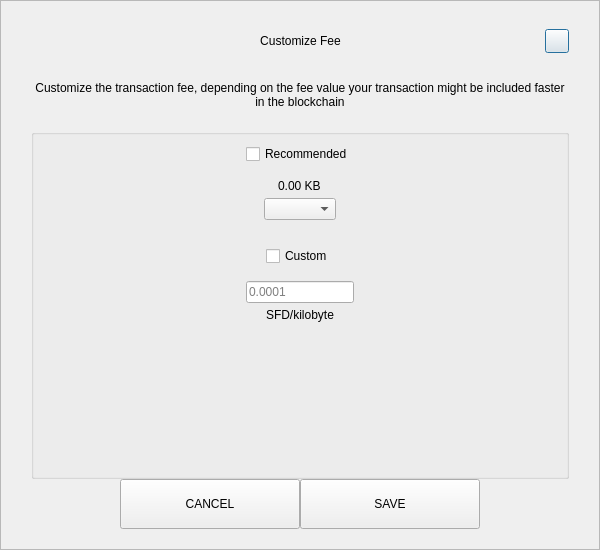
<?xml version="1.0" encoding="UTF-8"?>
<ui version="4.0">
 <class>SendCustomFeeDialog</class>
 <widget class="QDialog" name="SendCustomFeeDialog">
  <property name="geometry">
   <rect>
    <x>0</x>
    <y>0</y>
    <width>600</width>
    <height>550</height>
   </rect>
  </property>
  <property name="windowTitle">
   <string>Form</string>
  </property>
  <layout class="QVBoxLayout" name="verticalLayout_3">
   <property name="spacing">
    <number>0</number>
   </property>
   <property name="leftMargin">
    <number>0</number>
   </property>
   <property name="topMargin">
    <number>0</number>
   </property>
   <property name="rightMargin">
    <number>0</number>
   </property>
   <property name="bottomMargin">
    <number>0</number>
   </property>
   <item>
    <widget class="QFrame" name="frame">
     <property name="styleSheet">
      <string notr="true"/>
     </property>
     <property name="frameShape">
      <enum>QFrame::StyledPanel</enum>
     </property>
     <property name="frameShadow">
      <enum>QFrame::Raised</enum>
     </property>
     <layout class="QVBoxLayout" name="verticalLayout_2">
      <property name="spacing">
       <number>0</number>
      </property>
      <property name="leftMargin">
       <number>30</number>
      </property>
      <property name="topMargin">
       <number>20</number>
      </property>
      <property name="rightMargin">
       <number>30</number>
      </property>
      <property name="bottomMargin">
       <number>20</number>
      </property>
      <item>
       <layout class="QHBoxLayout" name="horizontalLayout_3">
        <property name="spacing">
         <number>0</number>
        </property>
        <item>
         <spacer name="horizontalSpacer_21">
          <property name="orientation">
           <enum>Qt::Horizontal</enum>
          </property>
          <property name="sizeHint" stdset="0">
           <size>
            <width>40</width>
            <height>20</height>
           </size>
          </property>
         </spacer>
        </item>
        <item>
         <widget class="QLabel" name="labelTitle">
          <property name="minimumSize">
           <size>
            <width>0</width>
            <height>40</height>
           </size>
          </property>
          <property name="maximumSize">
           <size>
            <width>16777215</width>
            <height>40</height>
           </size>
          </property>
          <property name="styleSheet">
           <string notr="true">padding-left:24px;</string>
          </property>
          <property name="text">
           <string>Customize Fee</string>
          </property>
          <property name="alignment">
           <set>Qt::AlignCenter</set>
          </property>
          <property name="margin">
           <number>7</number>
          </property>
         </widget>
        </item>
        <item>
         <spacer name="horizontalSpacer">
          <property name="orientation">
           <enum>Qt::Horizontal</enum>
          </property>
          <property name="sizeHint" stdset="0">
           <size>
            <width>40</width>
            <height>20</height>
           </size>
          </property>
         </spacer>
        </item>
        <item>
         <widget class="QPushButton" name="btnEsc">
          <property name="minimumSize">
           <size>
            <width>24</width>
            <height>24</height>
           </size>
          </property>
          <property name="maximumSize">
           <size>
            <width>24</width>
            <height>24</height>
           </size>
          </property>
          <property name="text">
           <string/>
          </property>
         </widget>
        </item>
       </layout>
      </item>
      <item>
       <spacer name="verticalSpacer_2">
        <property name="orientation">
         <enum>Qt::Vertical</enum>
        </property>
        <property name="sizeType">
         <enum>QSizePolicy::Fixed</enum>
        </property>
        <property name="sizeHint" stdset="0">
         <size>
          <width>20</width>
          <height>20</height>
         </size>
        </property>
       </spacer>
      </item>
      <item>
       <widget class="QLabel" name="labelMessage">
        <property name="text">
         <string>Customize the transaction fee, depending on the fee value your transaction might be included faster in the blockchain</string>
        </property>
        <property name="alignment">
         <set>Qt::AlignCenter</set>
        </property>
        <property name="wordWrap">
         <bool>true</bool>
        </property>
       </widget>
      </item>
      <item>
       <spacer name="verticalSpacer_3">
        <property name="orientation">
         <enum>Qt::Vertical</enum>
        </property>
        <property name="sizeType">
         <enum>QSizePolicy::Fixed</enum>
        </property>
        <property name="sizeHint" stdset="0">
         <size>
          <width>20</width>
          <height>20</height>
         </size>
        </property>
       </spacer>
      </item>
      <item>
       <widget class="QGroupBox" name="groupBox">
        <property name="title">
         <string/>
        </property>
        <layout class="QVBoxLayout" name="verticalLayout">
         <property name="leftMargin">
          <number>12</number>
         </property>
         <property name="rightMargin">
          <number>12</number>
         </property>
         <item>
          <layout class="QVBoxLayout" name="verticalLayout_4">
           <property name="spacing">
            <number>5</number>
           </property>
           <item alignment="Qt::AlignHCenter">
            <widget class="QCheckBox" name="checkBoxRecommended">
             <property name="text">
              <string>Recommended</string>
             </property>
            </widget>
           </item>
           <item>
            <spacer name="verticalSpacer_5">
             <property name="orientation">
              <enum>Qt::Vertical</enum>
             </property>
             <property name="sizeType">
              <enum>QSizePolicy::Fixed</enum>
             </property>
             <property name="sizeHint" stdset="0">
              <size>
               <width>20</width>
               <height>10</height>
              </size>
             </property>
            </spacer>
           </item>
           <item alignment="Qt::AlignHCenter">
            <widget class="QLabel" name="labelFee">
             <property name="text">
              <string>0.00 KB</string>
             </property>
            </widget>
           </item>
           <item alignment="Qt::AlignHCenter">
            <widget class="QComboBox" name="comboBoxRecommended"/>
           </item>
          </layout>
         </item>
         <item>
          <spacer name="verticalSpacer">
           <property name="orientation">
            <enum>Qt::Vertical</enum>
           </property>
           <property name="sizeType">
            <enum>QSizePolicy::Fixed</enum>
           </property>
           <property name="sizeHint" stdset="0">
            <size>
             <width>20</width>
             <height>20</height>
            </size>
           </property>
          </spacer>
         </item>
         <item>
          <layout class="QVBoxLayout" name="verticalLayout_5">
           <property name="spacing">
            <number>5</number>
           </property>
           <item alignment="Qt::AlignHCenter">
            <widget class="QCheckBox" name="checkBoxCustom">
             <property name="text">
              <string>Custom</string>
             </property>
            </widget>
           </item>
           <item>
            <spacer name="verticalSpacer_6">
             <property name="orientation">
              <enum>Qt::Vertical</enum>
             </property>
             <property name="sizeType">
              <enum>QSizePolicy::Fixed</enum>
             </property>
             <property name="sizeHint" stdset="0">
              <size>
               <width>20</width>
               <height>10</height>
              </size>
             </property>
            </spacer>
           </item>
           <item alignment="Qt::AlignHCenter">
            <widget class="QLineEdit" name="lineEditCustomFee">
             <property name="placeholderText">
              <string notr="true">0.0001</string>
             </property>
            </widget>
           </item>
           <item alignment="Qt::AlignHCenter">
            <widget class="QLabel" name="labelCustomFee">
             <property name="text">
              <string>SFD/kilobyte</string>
             </property>
            </widget>
           </item>
          </layout>
         </item>
         <item>
          <spacer name="verticalSpacer_4">
           <property name="orientation">
            <enum>Qt::Vertical</enum>
           </property>
           <property name="sizeHint" stdset="0">
            <size>
             <width>20</width>
             <height>40</height>
            </size>
           </property>
          </spacer>
         </item>
        </layout>
       </widget>
      </item>
      <item>
       <layout class="QHBoxLayout" name="horizontalLayout" stretch="1,2,2,1">
        <item>
         <spacer name="horizontalSpacer1">
          <property name="orientation">
           <enum>Qt::Horizontal</enum>
          </property>
          <property name="sizeHint" stdset="0">
           <size>
            <width>40</width>
            <height>20</height>
           </size>
          </property>
         </spacer>
        </item>
        <item>
         <widget class="QPushButton" name="btnCancel">
          <property name="minimumSize">
           <size>
            <width>180</width>
            <height>50</height>
           </size>
          </property>
          <property name="focusPolicy">
           <enum>Qt::NoFocus</enum>
          </property>
          <property name="text">
           <string>CANCEL</string>
          </property>
         </widget>
        </item>
        <item>
         <widget class="QPushButton" name="btnSave">
          <property name="minimumSize">
           <size>
            <width>180</width>
            <height>50</height>
           </size>
          </property>
          <property name="focusPolicy">
           <enum>Qt::NoFocus</enum>
          </property>
          <property name="text">
           <string>SAVE</string>
          </property>
         </widget>
        </item>
        <item>
         <spacer name="horizontalSpacer_2">
          <property name="orientation">
           <enum>Qt::Horizontal</enum>
          </property>
          <property name="sizeHint" stdset="0">
           <size>
            <width>40</width>
            <height>20</height>
           </size>
          </property>
         </spacer>
        </item>
       </layout>
      </item>
     </layout>
    </widget>
   </item>
  </layout>
 </widget>
 <resources/>
 <connections/>
</ui>
